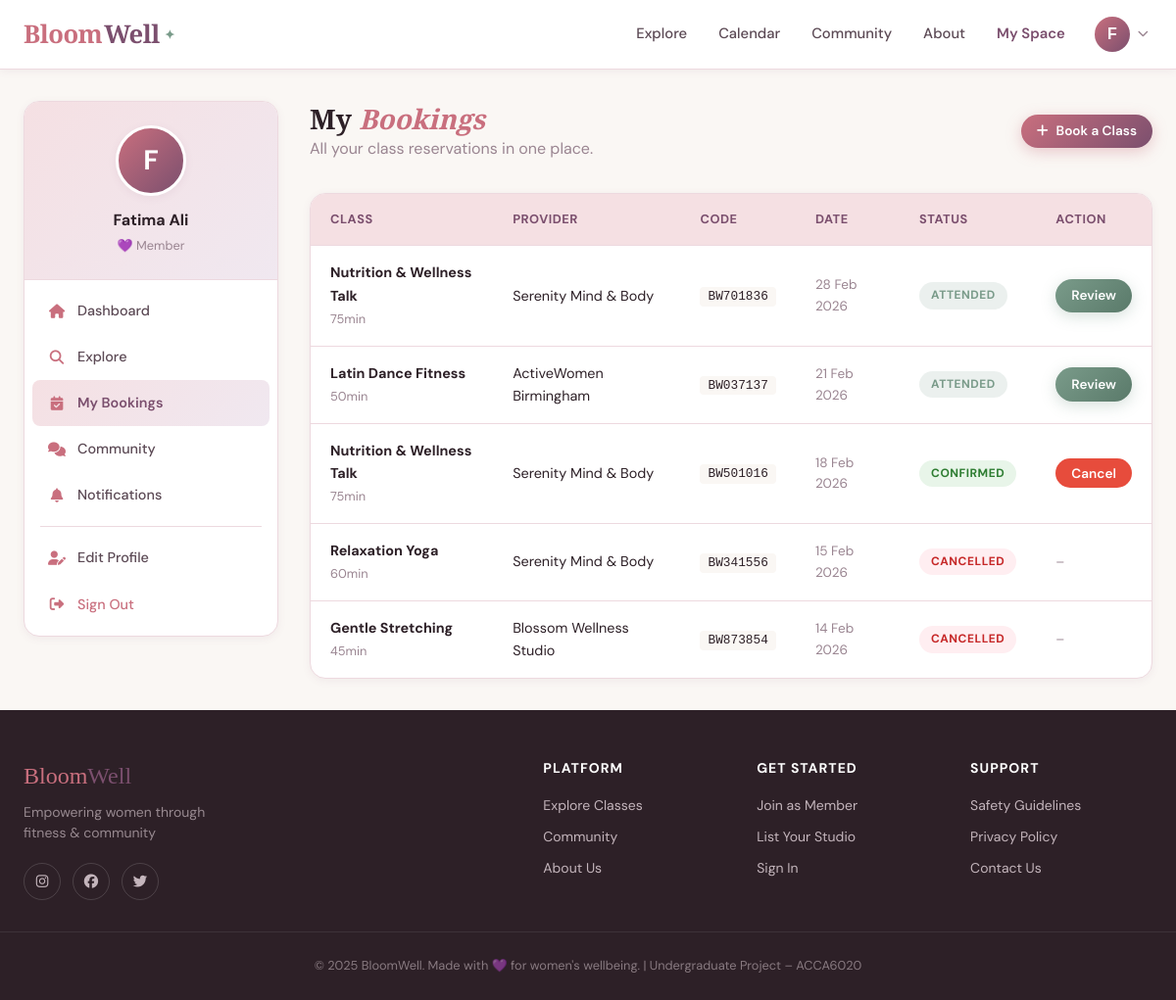
Screenshot of /member/bookings (signed in) with the database file from the repository.
### app/models/__init__.py (models this page shows, shortened)
class User(UserMixin, db.Model):
    __tablename__ = 'users'
    id = db.Column(db.Integer, primary_key=True)
    email = db.Column(db.String(120), unique=True, nullable=False, index=True)
    username = db.Column(db.String(80), unique=True, nullable=False)
    password_hash = db.Column(db.String(256), nullable=False)
    role = db.Column(db.String(20), nullable=False, default='member')
    full_name = db.Column(db.String(120))
    profile_image = db.Column(db.String(200), default='default_avatar.png')
    bio = db.Column(db.Text)
    location = db.Column(db.String(120))
    phone = db.Column(db.String(20))
    is_active = db.Column(db.Boolean, default=True)
    is_verified = db.Column(db.Boolean, default=False)
    created_at = db.Column(db.DateTime, default=datetime.utcnow)
    last_seen = db.Column(db.DateTime, default=datetime.utcnow)
    member_profile = db.relationship('MemberProfile', backref='user', uselist=False, cascade='all, delete-orphan')
    provider_profile = db.relationship('ProviderProfile', backref='user', uselist=False, cascade='all, delete-orphan')
    bookings = db.relationship('Booking', backref='user', lazy='dynamic', cascade='all, delete-orphan')
    reviews = db.relationship('Review', backref='user', lazy='dynamic', cascade='all, delete-orphan')
    reports = db.relationship('Report', backref='reporter', lazy='dynamic', cascade='all, delete-orphan', foreign_keys='Report.reporter_id')
    discussions = db.relationship('Discussion', backref='author', lazy='dynamic', cascade='all, delete-orphan')
    discussion_replies = db.relationship('DiscussionReply', backref='author', lazy='dynamic', cascade='all, delete-orphan')
    def is_admin(self): return self.role == 'admin'
    def is_provider(self): return self.role == 'provider'
    def is_member(self): return self.role == 'member'

class Booking(db.Model):
    __tablename__ = 'bookings'
    id = db.Column(db.Integer, primary_key=True)
    user_id = db.Column(db.Integer, db.ForeignKey('users.id'), nullable=False)
    class_id = db.Column(db.Integer, db.ForeignKey('fitness_classes.id'), nullable=False)
    schedule_id = db.Column(db.Integer, db.ForeignKey('class_schedules.id'), nullable=True)
    status = db.Column(db.String(20), default='confirmed')
    booking_date = db.Column(db.DateTime, default=datetime.utcnow)
    notes = db.Column(db.Text)
    confirmation_code = db.Column(db.String(20))
    reminder_sent = db.Column(db.Boolean, default=False)

class FitnessClass(db.Model):
    __tablename__ = 'fitness_classes'
    id = db.Column(db.Integer, primary_key=True)
    provider_id = db.Column(db.Integer, db.ForeignKey('provider_profiles.id'), nullable=False)
    title = db.Column(db.String(150), nullable=False)
    description = db.Column(db.Text)
    activity_type = db.Column(db.String(50), nullable=False)
    difficulty_level = db.Column(db.String(20))
    duration_minutes = db.Column(db.Integer)
    max_capacity = db.Column(db.Integer, default=20)
    current_bookings = db.Column(db.Integer, default=0)
    price = db.Column(db.Float, default=0.0)
    is_free = db.Column(db.Boolean, default=False)
    is_online = db.Column(db.Boolean, default=False)
    is_women_only = db.Column(db.Boolean, default=True)
    is_active = db.Column(db.Boolean, default=True)
    image = db.Column(db.String(200))
    location = db.Column(db.String(300))
    city = db.Column(db.String(100))
    postcode = db.Column(db.String(20))
    language = db.Column(db.String(50), default='English')
    accessibility_info = db.Column(db.Text)
    cover_image_url = db.Column(db.String(500))  # External image URL for display
    latitude = db.Column(db.Float)   # For map display
    longitude = db.Column(db.Float)  # For map display
    created_at = db.Column(db.DateTime, default=datetime.utcnow)
    schedules = db.relationship('ClassSchedule', backref='fitness_class', lazy='dynamic', cascade='all, delete-orphan')
    bookings = db.relationship('Booking', backref='fitness_class', lazy='dynamic', cascade='all, delete-orphan')
    reviews = db.relationship('Review', backref='fitness_class', lazy='dynamic', cascade='all, delete-orphan')

class ProviderProfile(db.Model):
    __tablename__ = 'provider_profiles'
    id = db.Column(db.Integer, primary_key=True)
    user_id = db.Column(db.Integer, db.ForeignKey('users.id'), nullable=False)
    business_name = db.Column(db.String(150), nullable=False)
    business_type = db.Column(db.String(50))
    description = db.Column(db.Text)
    address = db.Column(db.String(300))
    city = db.Column(db.String(100))
    postcode = db.Column(db.String(20))
    phone = db.Column(db.String(30))
    contact_email = db.Column(db.String(150))
    website = db.Column(db.String(200))
    instagram = db.Column(db.String(100))
    is_women_only = db.Column(db.Boolean, default=True)
    is_approved = db.Column(db.Boolean, default=False)
    approval_date = db.Column(db.DateTime)
    verified_badge = db.Column(db.Boolean, default=False)
    banner_image = db.Column(db.String(200))
    logo_image = db.Column(db.String(200))
    average_rating = db.Column(db.Float, default=0.0)
    total_reviews = db.Column(db.Integer, default=0)
    classes = db.relationship('FitnessClass', backref='provider', lazy='dynamic', cascade='all, delete-orphan')

### app/routes/member.py (the view)
@member_bp.route('/bookings')
@login_required
@member_required
def my_bookings():
    status_filter = request.args.get('status', 'all')
    q = current_user.bookings
    if status_filter != 'all':
        q = q.filter_by(status=status_filter)
    bookings = q.order_by(Booking.booking_date.desc()).paginate(
        page=request.args.get('page', 1, type=int), per_page=10, error_out=False)
    return render_template('member/my_bookings.html', bookings=bookings,
                           status_filter=status_filter, title='My Bookings')

### app/models/__init__.py (called while the page is built)
@login_manager.user_loader
def load_user(user_id):
    return User.query.get(int(user_id))

### app/routes/member.py (called while the page is built)
def member_required(f):
    @wraps(f)
    def decorated_function(*args, **kwargs):
        if not current_user.is_authenticated or not current_user.is_member():
            flash('Access restricted to members.', 'warning')
            return redirect(url_for('main.index'))
        return f(*args, **kwargs)
    return decorated_function

### app/templates/member/my_bookings.html
{% extends "base.html" %}
{% block content %}
<div class="dashboard-layout">
  <aside class="sidebar"><div class="sidebar-card">
    <div class="sidebar-header"><div class="sidebar-avatar">{{ current_user.full_name[0] if current_user.full_name else 'M' }}</div><div class="sidebar-name">{{ current_user.full_name or current_user.username }}</div><div class="sidebar-role">💜 Member</div></div>
    <nav class="sidebar-nav">
      <a href="{{ url_for('member.dashboard') }}" class="sidebar-link"><i class="fas fa-home"></i> Dashboard</a>
      <a href="{{ url_for('main.explore') }}" class="sidebar-link"><i class="fas fa-search"></i> Explore</a>
      <a href="{{ url_for('member.my_bookings') }}" class="sidebar-link active"><i class="fas fa-calendar-check"></i> My Bookings</a>
      <a href="{{ url_for('main.community') }}" class="sidebar-link"><i class="fas fa-comments"></i> Community</a>
      <a href="{{ url_for('member.notifications') }}" class="sidebar-link"><i class="fas fa-bell"></i> Notifications</a>
      <div class="sidebar-divider"></div>
      <a href="{{ url_for('member.edit_profile') }}" class="sidebar-link"><i class="fas fa-user-edit"></i> Edit Profile</a>
      <a href="{{ url_for('auth.logout') }}" class="sidebar-link" style="color:var(--rose);"><i class="fas fa-sign-out-alt"></i> Sign Out</a>
    </nav>
  </div></aside>
  <div class="dashboard-content">
    <div style="display:flex;align-items:center;justify-content:space-between;margin-bottom:2rem;flex-wrap:wrap;gap:1rem;">
      <div><h1 style="font-size:1.75rem;font-family:var(--font-display);">My <em style="color:var(--rose);">Bookings</em></h1><p style="color:var(--text-light);">All your class reservations in one place.</p></div>
      <a href="{{ url_for('main.explore') }}" class="btn btn-primary btn-sm"><i class="fas fa-plus"></i> Book a Class</a>
    </div>
    {% if bookings.items %}
    <div class="table-wrapper">
      <table><thead><tr><th>Class</th><th>Provider</th><th>Code</th><th>Date</th><th>Status</th><th>Action</th></tr></thead>
      <tbody>
        {% for b in bookings.items %}
        <tr>
          <td><strong>{{ b.fitness_class.title }}</strong><br><span style="font-size:0.8rem;color:var(--text-light);">{{ b.fitness_class.duration_minutes }}min</span></td>
          <td>{{ b.fitness_class.provider.business_name }}</td>
          <td><code style="background:var(--cream);padding:0.15rem 0.5rem;border-radius:4px;font-size:0.8rem;">{{ b.confirmation_code }}</code></td>
          <td style="font-size:0.85rem;color:var(--text-light);">{{ b.booking_date.strftime('%d %b %Y') }}</td>
          <td><span class="status-badge status-{{ b.status }}">{{ b.status.replace('_',' ').title() }}</span></td>
          <td>
            {% if b.status == 'confirmed' %}<form method="POST" action="{{ url_for('member.cancel_booking', booking_id=b.id) }}" onsubmit="return confirm('Cancel this booking?')"><input type="hidden" name="csrf_token" value="{{ csrf_token() }}"><button class="btn btn-danger btn-sm">Cancel</button></form>
            {% elif b.status == 'attended' %}<a href="{{ url_for('member.leave_review', class_id=b.class_id) }}" class="btn btn-sage btn-sm">Review</a>
            {% else %}<span style="color:var(--text-light);font-size:0.85rem;">–</span>{% endif %}
          </td>
        </tr>
        {% endfor %}
      </tbody></table>
    </div>
    {% else %}<div class="empty-state"><div class="empty-state-icon">📅</div><h3>No bookings yet</h3><p>Discover classes and book your first session!</p><a href="{{ url_for('main.explore') }}" class="btn btn-primary">Explore Classes</a></div>{% endif %}
  </div>
</div>
{% endblock %}

### app/templates/base.html (shortened to what this page needs)
<!DOCTYPE html>
<html lang="en">
<head>
    <link rel="stylesheet" href="https://cdnjs.cloudflare.com/ajax/libs/font-awesome/6.5.0/css/all.min.css">
    <link rel="stylesheet" href="{{ url_for('static', filename='css/style.css') }}">
</head>
<body>
<nav class="navbar">
    <div class="nav-container">
        <a href="{{ url_for('main.index') }}" class="nav-logo">
            <span class="logo-bloom">Bloom</span><span class="logo-well">Well</span><span class="logo-dot">✦</span>
        </a>
        <div class="nav-links">
            <a href="{{ url_for('main.explore') }}" class="nav-link">Explore</a>
            <a href="{{ url_for('main.calendar') }}" class="nav-link">Calendar</a>
            <a href="{{ url_for('main.community') }}" class="nav-link">Community</a>
            <a href="{{ url_for('main.about') }}" class="nav-link">About</a>
            {% if current_user.is_authenticated %}
                {% if current_user.is_admin() %}
                    <a href="{{ url_for('admin.dashboard') }}" class="nav-link nav-dashboard">Admin Panel</a>
                {% elif current_user.is_provider() %}
                    <a href="{{ url_for('provider.dashboard') }}" class="nav-link nav-dashboard">My Studio</a>
                {% else %}
                    <a href="{{ url_for('member.dashboard') }}" class="nav-link nav-dashboard">My Space</a>
                {% endif %}
                <div class="nav-user-menu">
                    <button class="nav-avatar-btn" onclick="toggleUserMenu()">
                        {% if current_user.profile_image and current_user.profile_image != 'default_avatar.png' %}
                            <img src="{{ url_for('static', filename='images/' + current_user.profile_image) }}" alt="avatar" class="nav-avatar-img">
                        {% else %}
                            <div class="nav-avatar-placeholder">{{ current_user.full_name[0] if current_user.full_name else current_user.username[0] }}</div>
                        {% endif %}
                        <i class="fas fa-chevron-down nav-chevron"></i>
                    </button>
                </div>
            {% else %}
                <a href="{{ url_for('auth.login') }}" class="btn-nav-outline">Sign In</a>
                <a href="{{ url_for('auth.register') }}" class="btn-nav-solid">Join Free</a>
            {% endif %}
        </div>
    </div>
</nav>
<main>
    {% block content %}{% endblock %}
</main>
<footer class="footer">
    <div class="footer-container">
        <div class="footer-brand">
            <p class="footer-logo"><span class="logo-bloom">Bloom</span><span class="logo-well">Well</span></p>
            <p class="footer-tagline">Empowering women through fitness & community</p>
            <div class="footer-social">
                <a href="#" class="social-link"><i class="fab fa-instagram"></i></a>
                <a href="#" class="social-link"><i class="fab fa-facebook"></i></a>
                <a href="#" class="social-link"><i class="fab fa-twitter"></i></a>
            </div>
        </div>
        <div class="footer-links">
            <div class="footer-col">
                <h4>Platform</h4>
                <a href="{{ url_for('main.explore') }}">Explore Classes</a>
                <a href="{{ url_for('main.community') }}">Community</a>
                <a href="{{ url_for('main.about') }}">About Us</a>
            </div>
            <div class="footer-col">
                <h4>Get Started</h4>
                <a href="{{ url_for('auth.register') }}">Join as Member</a>
                <a href="{{ url_for('auth.register') }}">List Your Studio</a>
                <a href="{{ url_for('auth.login') }}">Sign In</a>
            </div>
            <div class="footer-col">
                <h4>Support</h4>
                <a href="#">Safety Guidelines</a>
                <a href="#">Privacy Policy</a>
                <a href="#">Contact Us</a>
            </div>
        </div>
    </div>
    <div class="footer-bottom">
        <p>© 2025 BloomWell. Made with 💜 for women's wellbeing. | Undergraduate Project – ACCA6020</p>
    </div>
</footer>
</body>
</html>

### rows the page displays
User: full_name "F", full_name "Fatima Ali"
Booking: fitness_class "Nutrition & Wellness Talk", fitness_class.duration_minutes "75", fitness_class.provider.business_name "Serenity Mind & Body", confirmation_code "BW701836", booking_date "28 Feb 2026", status.replace "ATTENDED"
Booking: fitness_class "Latin Dance Fitness", fitness_class.duration_minutes "50", fitness_class.provider.business_name "ActiveWomen Birmingham", confirmation_code "BW037137", booking_date "21 Feb 2026", status.replace "ATTENDED"
Booking: fitness_class "Nutrition & Wellness Talk", fitness_class.duration_minutes "75", fitness_class.provider.business_name "Serenity Mind & Body", confirmation_code "BW501016", booking_date "18 Feb 2026", status.replace "CONFIRMED"
Booking: fitness_class "Relaxation Yoga", fitness_class.duration_minutes "60", fitness_class.provider.business_name "Serenity Mind & Body", confirmation_code "BW341556", booking_date "15 Feb 2026", status.replace "CANCELLED"
Booking: fitness_class "Gentle Stretching", fitness_class.duration_minutes "45", fitness_class.provider.business_name "Blossom Wellness Studio", confirmation_code "BW873854", booking_date "14 Feb 2026", status.replace "CANCELLED"
